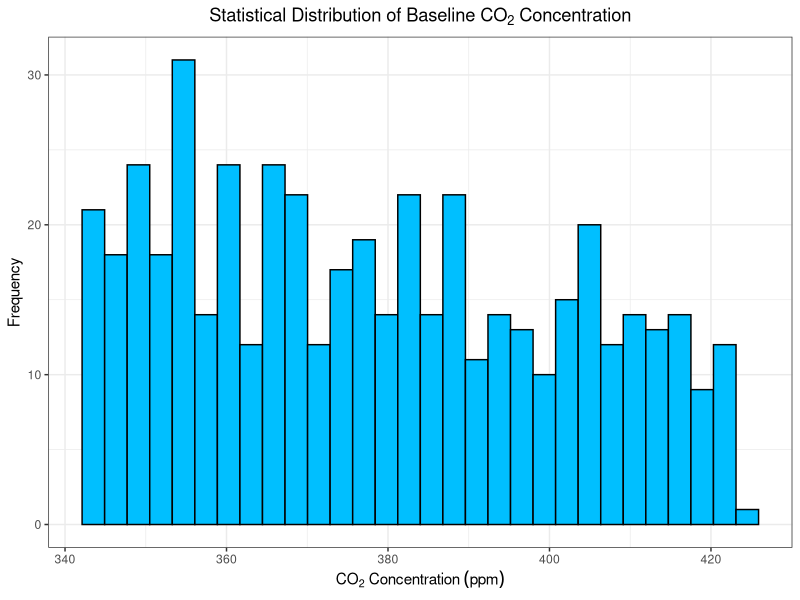
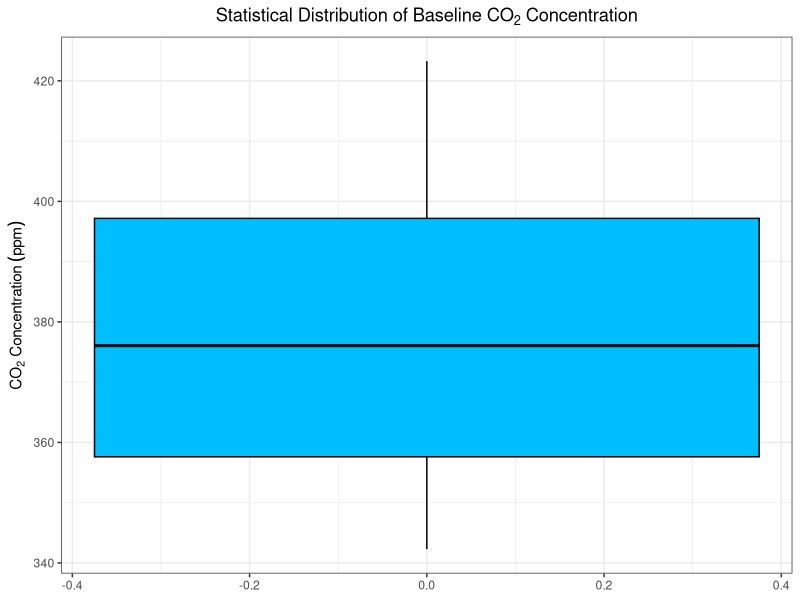
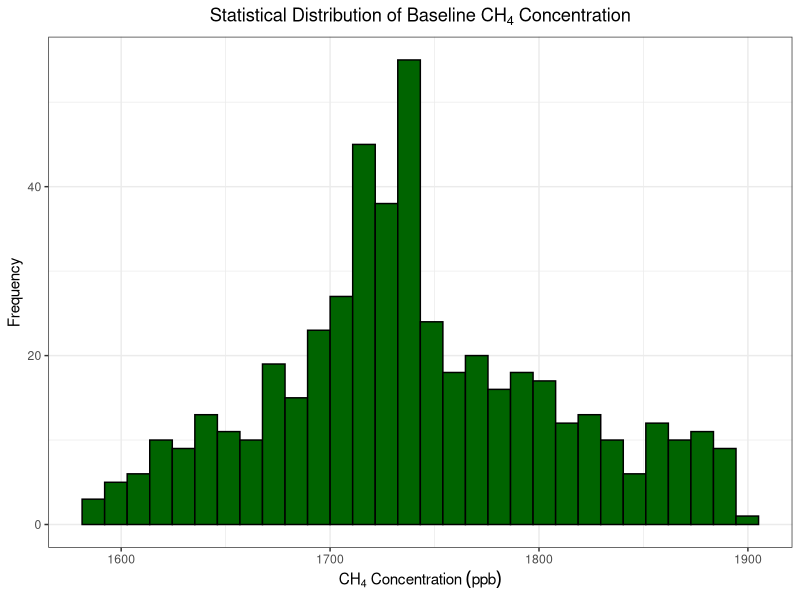
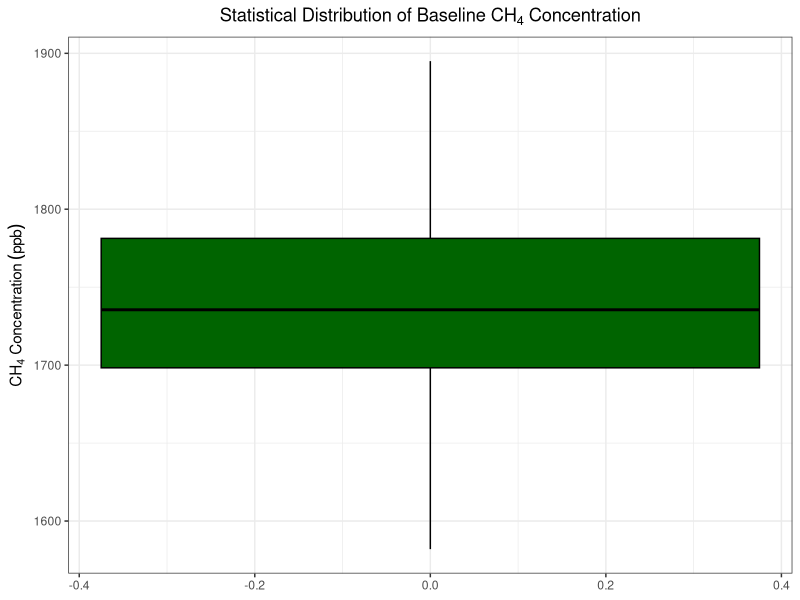
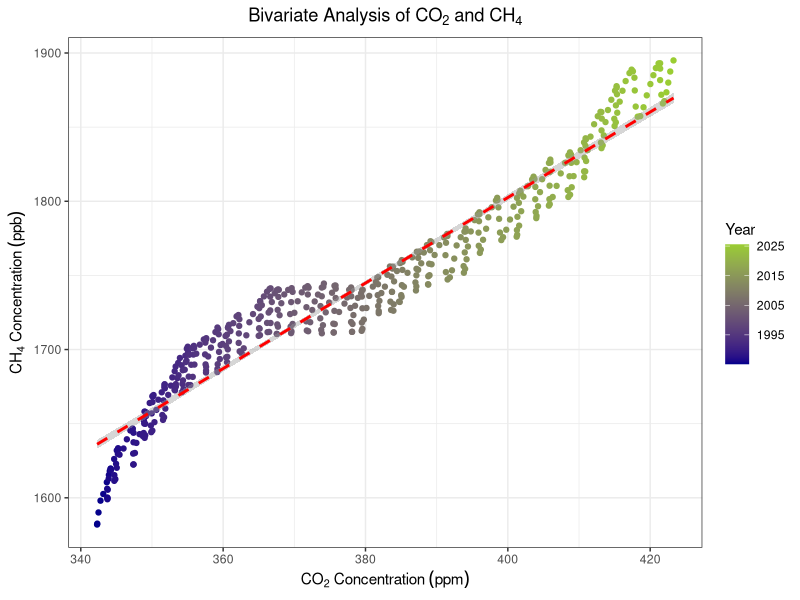
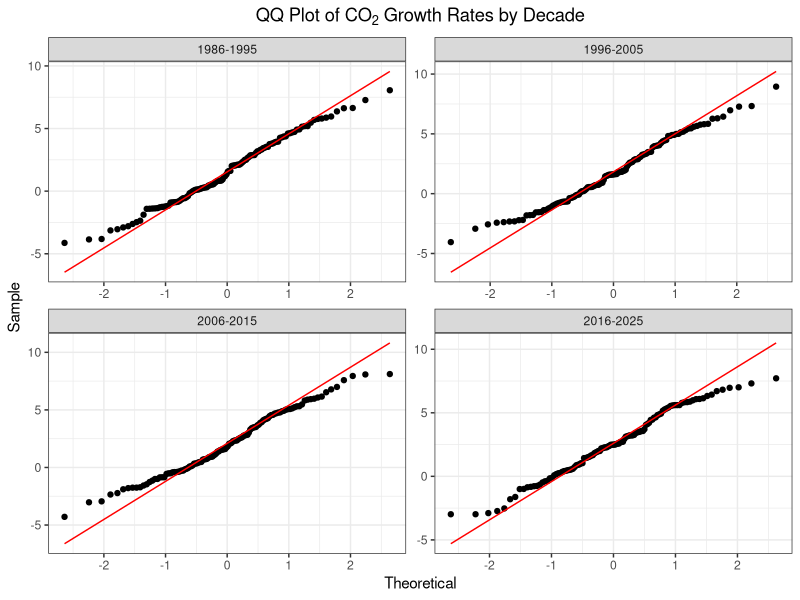
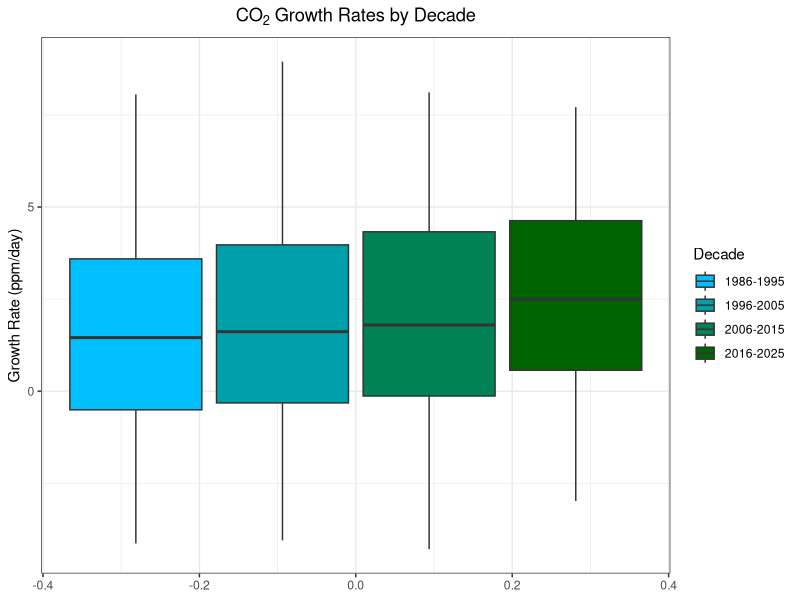
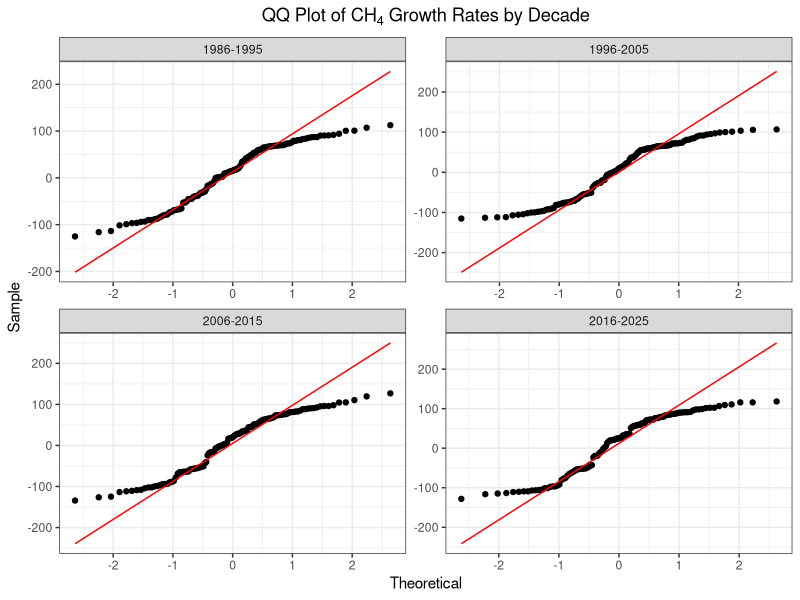

Write the R code that produced these figures, in order.
#' ---
#' Title: "EDA Pegasus CSIRO CO2, CH4 Analysis Report"
#' Author: "Peter Nyeunwoo Lee"
#' Last modified: "29 May 2026"
#' ---





## Loading library ----

library(tidyverse)






## Raw file organisation ----

# Loading CO2, CH4 csv files to compare
df_co2 <- read.csv("CapeGrim_CO2_data_download.csv", skip = 24)

df_ch4 <- read.csv("CapeGrim_CH4_data_download.csv", skip = 24)


# Remove the rows that contain na
df_co2_new <- df_co2 %>%
  na.omit()

df_ch4_new <- df_ch4 %>%
  na.omit()


# Join the two datasets horizontally based on dates
# If YYYY, MM, DD are common, they are used as keys for joining.
df_co2_ch4_bined <- left_join(df_co2_new, df_ch4_new, by = c("YYYY", "MM", "DD"))

# Delete those rows that omit either value of the gases
df_clean <- df_co2_ch4_bined %>%
  na.omit()

# CO2, CH4 growth rate caculation (ppm per day), these are to be used for ANOVA test
df_clean <- df_clean %>%
  mutate(
    Calculated.GR.ppm.per.day = (CO2.ppm. - lag(CO2.ppm.)) / (DATE.x - lag(DATE.x)),
    Calculated.GR.ppb.per.day = (CH4.ppb. - lag(CH4.ppb.)) / (DATE.y - lag(DATE.y))
  )






## Univariate Analysis ----

# CO2 Univariate Analysis

# 1. Histogram: Understanding the 'shape' of the data 

ggplot(df_clean, aes(x = CO2.ppm.)) + 
  geom_histogram(color = "black", fill = "deepskyblue", bins = 30) + 
  labs(title = expression(Statistical~Distribution~of~Baseline~CO[2]~Concentration), 
       x = expression(CO[2]~Concentration~(ppm)), 
       y = "Frequency") + 
  theme_bw() +
  theme(plot.title = element_text(face = "bold", hjust = 0.5))


# 2. Descriptive Statistics and Five-Number Summary 

summary_stats <- df_clean %>%   
  summarise(
    Minimum = min(CO2.ppm., na.rm = TRUE), 
    Q1 = quantile(CO2.ppm., probs = 0.25, na.rm = TRUE), 
    Median = median(CO2.ppm., na.rm = TRUE), 
    Mean = mean(CO2.ppm., na.rm = TRUE), 
    Q3 = quantile(CO2.ppm., probs = 0.75, na.rm = TRUE), 
    Maximum = max(CO2.ppm., na.rm = TRUE), 
    IQR = IQR(CO2.ppm., na.rm = TRUE), 
    SD = sd(CO2.ppm., na.rm = TRUE)
  )

print("Descriptive Statistics Summary for CO2:")
print(summary_stats)

# 3. Outlier Identification 

co2_iqr <- summary_stats$IQR
co2_lower_bound <- summary_stats$Q1 - (1.5 * co2_iqr)
co2_upper_bound <- summary_stats$Q3 + (1.5 * co2_iqr)

print("CO2 Lower bound for outliers:")
print(co2_lower_bound)

print("CO2 Upper bound for outliers:")
print(co2_upper_bound)

# 4. Boxplot: Visualising Five-Number Summary and Outliers

ggplot(df_clean, aes(y = CO2.ppm.)) +
  geom_boxplot(fill = "deepskyblue", color = "black") +
  labs(title = expression(Statistical~Distribution~of~Baseline~CO[2]~Concentration), 
       y = expression(CO[2]~Concentration~(ppm))) +
  theme_bw() +
  theme(plot.title = element_text(face = "bold", hjust = 0.5))

# 5. Counting Outliers

co2_outliers <- boxplot.stats(df_clean$CO2.ppm.)$out
print("Detected Outliers within CO2 Data:")
print(co2_outliers)





# CH4 Univariate Analysis

# 1. Histogram: Understanding the 'shape' of the data

ggplot(df_clean, aes(x = CH4.ppb.)) +
  geom_histogram(color = "black", fill = "darkgreen", bins = 30) +
  labs(title = expression(Statistical~Distribution~of~Baseline~CH[4]~Concentration), 
       x = expression(CH[4]~Concentration~(ppb)),
       y = "Frequency") +
  theme_bw() +
  theme(plot.title = element_text(face = "bold", hjust = 0.5))

# 2. Descriptive Statistics and Five-Number Summary

ch4_summary_stats <- df_clean %>%   
  summarise(
    Minimum = min(CH4.ppb.),
    Q1 = quantile(CH4.ppb., 0.25),      
    Median = median(CH4.ppb.), # Median (Q2)
    Mean = mean(CH4.ppb.),
    Q3 = quantile(CH4.ppb., 0.75),     
    Maximum = max(CH4.ppb.),
    IQR = IQR(CH4.ppb.),               
    Std_Dev = sd(CH4.ppb.) # Standard Deviation
  )

print("Descriptive Statistics Summary for CH4:")
print(ch4_summary_stats)

# 3. Outlier Identification: 1.5 x IQR Rule 

iqr_ch4 <- ch4_summary_stats$IQR
lower_ch4 <- ch4_summary_stats$Q1 - (1.5 * iqr_ch4)
upper_ch4 <- ch4_summary_stats$Q3 + (1.5 * iqr_ch4)

cat("CH4 Lower bound for outliers:", lower_ch4, "\n")
cat("CH4 Upper bound for outliers:", upper_ch4, "\n")

# 4. Boxplot Visualisation

ggplot(df_clean, aes(y = CH4.ppb.)) +
  geom_boxplot(fill = "darkgreen", color = "black") +
  labs(title = expression(Statistical~Distribution~of~Baseline~CH[4]~Concentration), 
       y = expression(CH[4]~Concentration~(ppb))) +
  theme_bw() +
  theme(plot.title = element_text(face = "bold", hjust = 0.5))

# 5. Counting Outliers

ch4_outliers <- boxplot.stats(df_clean$CH4.ppb.)$out
print("Detected Outliers within CH4 Data:")
print(ch4_outliers)





## CO2 vs CH4 Bivariate Analysis ----

# 1. Scatter Plot Visualization

ggplot(df_clean, aes(x = CO2.ppm., y = CH4.ppb., color = DATE.x)) +
  geom_point() +
  geom_smooth(method = "lm", color = "red", linetype = "dashed") +
  scale_color_gradient(low = "darkblue", high = "yellowgreen") + 
  labs(
    x = expression(CO[2]~Concentration~(ppm)),
    y = expression(CH[4]~Concentration~(ppb)),
    title = expression(Bivariate~Analysis~of~CO[2]~and~CH[4]),
    color = "Year") +
  theme_bw() +
  theme(plot.title = element_text(hjust = 0.5, face = "bold"))


# 2. Correlation Analysis

r_bivariate <- cor(df_clean$CO2.ppm., df_clean$CH4.ppb., use = "complete.obs")
print("Correlation coefficient:")
print(r_bivariate)






## ANOVA Analysis ----

# Data preparation for analysis

decade_data <- df_clean %>%
  filter(YYYY >= 1986 & YYYY <= 2025) %>%
  mutate(Decade = case_when(
    YYYY <= 1995 ~ "1986-1995",
    YYYY <= 2005 ~ "1996-2005",
    YYYY <= 2015 ~ "2006-2015",
    TRUE ~ "2016-2025"
  )) %>%
  mutate(Decade = as.factor(Decade))

# CO2 ANOVA test

# 1. Pre Analysis assumption Validation 

# Assumption 1: Observations within each group are normally distributed

ggplot(decade_data, aes(sample = Calculated.GR.ppm.per.day, group = Decade)) +
  stat_qq(distribution = stats::qnorm) +
  stat_qq_line(distribution = stats::qnorm, color = "red") +
  theme_bw() +
  labs(x = "Theoretical", y = "Sample", title = expression(QQ~Plot~of~CO[2]~Growth~Rates~by~Decade)) +
  facet_wrap(~ Decade, ncol = 2, scales = 'free') +
  theme(plot.title = element_text(hjust = 0.5, face = "bold"))

# Assumption 2: The groups have a constant variance

co2_summary <- decade_data %>% 
  group_by(Decade) %>% 
  summarise(n = n(),
            mean = mean(Calculated.GR.ppm.per.day),
            sd = sd(Calculated.GR.ppm.per.day))

r <- max(co2_summary$sd) / min(co2_summary$sd)

print(r)


# 2. Testing hypothesis

co2_aov_model <- aov(Calculated.GR.ppm.per.day ~ Decade, data = decade_data)
summary(co2_aov_model)


# 3. Tukey HSD test

TukeyHSD(co2_aov_model)


# 4. Boxplot (CO2 growth rate by decade)

ggplot(decade_data, aes(y = Calculated.GR.ppm.per.day, fill = Decade)) +
  geom_boxplot() +
  labs(y = "Growth Rate (ppm/day)", fill= "Decade", title = expression(CO[2]~Growth~Rates~by~Decade))+
  theme_bw() +
  theme(plot.title = element_text(hjust = 0.5, face = "bold"))+
  scale_fill_manual(values = c("#00BFFF", "#00A0AA", "#008255", "#006400"))




# CH4 ANOVA Analysis

# 1. Pre Analysis assumption Validation

# Assumption 1: Observations within each group are normally distributed

ggplot(decade_data, aes(sample = Calculated.GR.ppb.per.day, group = Decade)) +
  stat_qq(distribution = stats::qnorm) +
  stat_qq_line(distribution = stats::qnorm, color = "red") +
  theme_bw() +
  labs(x = "Theoretical", y = "Sample", title = expression(QQ~Plot~of~CH[4]~Growth~Rates~by~Decade)) +
  facet_wrap(~ Decade, ncol = 2, scales = 'free') +
  theme(plot.title = element_text(hjust = 0.5, face = "bold"))


#Assumption 2. The groups have a constant variance

ch4_summary <- decade_data %>% 
  group_by(Decade) %>% 
  summarise(n = n(),
            mean = mean(Calculated.GR.ppb.per.day),
            sd= sd(Calculated.GR.ppb.per.day))

r <- max(ch4_summary$sd) / min(ch4_summary$sd)

print(r)


# 2. Testing hypothesis

ch4_aov_model <- aov(Calculated.GR.ppb.per.day ~ Decade, data = decade_data)

summary(ch4_aov_model)


# 3. Boxplot (CH4 growth rate by decade)

ggplot(decade_data, aes(y = Calculated.GR.ppb.per.day, fill = Decade)) +
  geom_boxplot() +
  labs(y = "Growth Rate (ppb/day)", fill= "Decade", title = expression(CH[4]~Growth~Rates~by~Decade))+
  theme_bw() +
  theme(plot.title = element_text(hjust = 0.5, face = "bold"))+
  scale_fill_manual(values = c("#00BFFF", "#00A0AA", "#008255", "#006400"))






## Linear Regression Model ----

# CO2 Linear Regression Model

# 1. Make Linear regression model

co2_model <- lm(CO2.ppm. ~ DATE.x, data = df_clean)

print("Summary of CO2 Linear Regression model")
summary(co2_model)

# Correlation Check
ggplot(df_clean, aes(x = DATE.x, y = CO2.ppm.)) +
  geom_point() +
  labs(x = "Year",
       y = expression(CO[2]~Concentration~(ppm)), 
       title = expression(CO[2]~Concentration~Trend))+
  theme_bw() +
  theme(plot.title = element_text(hjust = 0.5, face = "bold"))

print("Correlation coefficient:")
print(cor(df_clean$DATE.x, df_clean$CO2.ppm.))


# 2. Check Linear Regression Assumptions

# Assumption 1. Linearity and Constant Spread based on Residuals vs Fitted Plot

ggplot(df_clean, aes(x = fitted(co2_model), y = residuals(co2_model))) +
  geom_point() +
  geom_abline(slope = 0, intercept = 0, color = "red") +
  labs(x = "Fitted", y = "Residuals", title = expression(Residuals~vs~Fitted~Plot~of~CO[2])) +
  theme_bw() +
  theme(plot.title = element_text(face = "bold", hjust = 0.5))

# Assumption 2. Normality based on Normal Q-Q Plot of Residuals

ggplot(mapping = aes(sample = residuals(co2_model))) +
  stat_qq(distribution = stats::qnorm) +
  stat_qq_line(distribution = stats::qnorm, color = "red") +
  labs(x = "Theoretical", y = "Sample", title = expression(Normal~QQ~Plot~of~CO[2])) +
  theme_bw() +
  theme(plot.title = element_text(face = "bold", hjust = 0.5))


# 3. Create future data frames and calculate Predicted data

future_data <- data.frame(DATE.x = c(2026, 2027, 2028, 2029, 2030, 2031, 2032, 2033, 2034, 2035))

future_data$predicted_co2 <- predict(object = lm(data = df_clean, formula = CO2.ppm. ~ DATE.x), newdata = future_data)


# 4. Visualisation of both current data and predicted data

ggplot() +
  geom_line(data = df_clean, aes(x = DATE.x, y = CO2.ppm.), alpha = 0.4) + # current data
  geom_smooth(data = df_clean, aes(x = DATE.x, y = CO2.ppm.), method = "lm", color = "darkblue", se = FALSE) +
  geom_point(data = future_data, aes(x = DATE.x, y = predicted_co2), color = "red") +
  labs(title = expression(CO[2]~Observations~(1985-2025)~and~Predictions~(2026-2035)), 
       x = "Year", 
       y = expression(CO[2]~Concentration~(ppm))) +
  theme_bw() + 
  theme(plot.title = element_text(face = "bold", hjust = 0.5))



# CH4 Linear Regression Model

# 1. Make Linear regression model

ch4_model <- lm(CH4.ppb. ~ DATE.y, data = df_clean)

print("Summary of CH4 Linear Regression model")
summary(ch4_model)

# Correlation Check
ggplot(df_clean, aes(x = DATE.y, y = CH4.ppb.)) +
  geom_point() +
  labs(x = "Year",
       y = expression(CH[4]~Concentration~(ppb)), 
       title = expression(CH[4]~Concentration~Trend))+
  theme_bw() +
  theme(plot.title = element_text(hjust = 0.5, face = "bold"))

print("Correlation coefficient:")
print(cor(df_clean$DATE.y, df_clean$CH4.ppb.))


# 2. Check Linear Regression Assumptions

# Assumption 1. Linearity and Constant Spread based on Residuals vs Fitted Plot

ggplot(df_clean, aes(x = fitted(ch4_model), y = residuals(ch4_model))) +
  geom_point() +
  geom_abline(slope = 0, intercept = 0, color = "red") +
  labs(x = "Fitted", y = "Residuals", title = expression(Residuals~vs~Fitted~Plot~of~CH[4])) +
  theme_bw() +
  theme(plot.title = element_text(face = "bold", hjust = 0.5))

# Assumption 2: Normality based on Normal Q-Q Plot of Residuals

ggplot(mapping = aes(sample = residuals(ch4_model))) +
  stat_qq(distribution = stats::qnorm) +
  stat_qq_line(distribution = stats::qnorm, color = "red") +
  labs(x = "Theoretical", y = "Sample", title = expression(Normal~QQ~Plot~of~CH[4])) +
  theme_bw() +
  theme(plot.title = element_text(face = "bold", hjust = 0.5))


# 3. Create future data frames and calculate Predicted data

future_data$predicted_ch4 <- predict(object = lm(data = df_clean, formula = CH4.ppb. ~ DATE.x), newdata = future_data)


# 4. Visualisation of both current data and predicted data

ggplot() +
  geom_line(data = df_clean, aes(x = DATE.y, y = CH4.ppb.), alpha = 0.4) + # current data
  geom_smooth(data = df_clean, aes(x = DATE.y, y = CH4.ppb.), method = "lm", color = "darkblue", se = FALSE) +
  geom_point(data = future_data, aes(x = DATE.x, y = predicted_ch4), color = "red") +
  labs(title = expression(CH[4]~Observations~(1985-2025)~and~Predictions~(2026-2035)), 
       x = "Year", 
       y = expression(CH[4]~Concentration~(ppb))) +
  theme_bw() + 
  theme(plot.title = element_text(face = "bold", hjust = 0.5))

# End of the Script
